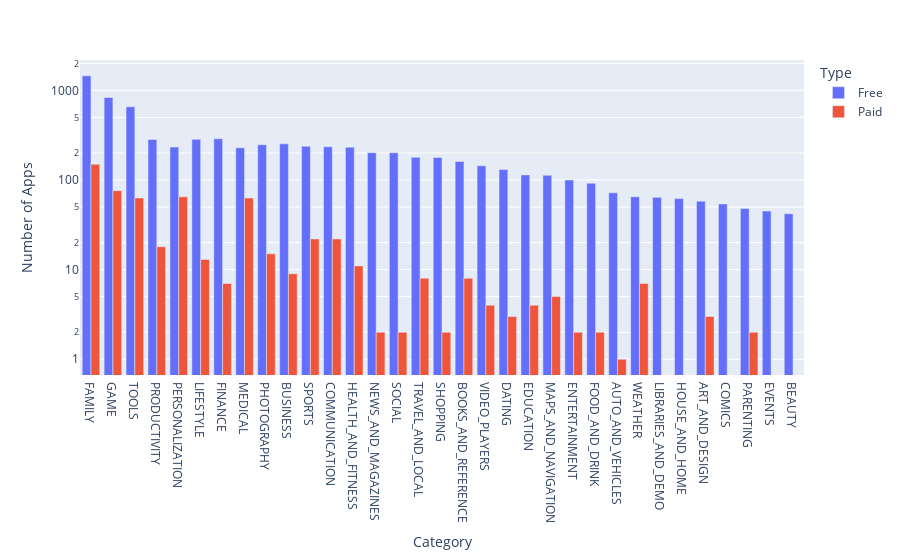

Notebook code for this chart:
### Markdown cell above
**Challenge**: Use the plotly express bar [chart examples](https://plotly.com/python/bar-charts/#bar-chart-with-sorted-or-ordered-categories) and the [.bar() API reference](https://plotly.com/python-api-reference/generated/plotly.express.bar.html#plotly.express.bar) to create this bar chart: 

<img src=https://imgur.com/LE0XCxA.png>

You'll want to use the `df_free_vs_paid` DataFrame that you created above that has the total number of free and paid apps per category. 

See if you can figure out how to get the look above by changing the `categoryorder` to 'total descending' as outlined in the documentation here [here](https://plotly.com/python/categorical-axes/#automatically-sorting-categories-by-name-or-total-value).

### Code cell
bar = px.bar(df_free_vs_clean,x='Category',y='App',color='Type',barmode='group')
bar.update_layout(xaxis_title='Category',yaxis_title='Number of Apps', xaxis={'categoryorder':'total descending'},yaxis=dict(type='log') )
bar.show()

### Figure 1 — Plotly figure (JSON) as saved in the notebook; plotly's stock layout.template omitted (floating-point values rounded to 4 significant figures)
{"data": [{"alignmentgroup": "True", "hovertemplate": "Type=Free<br>Category=%{x}<br>App=%{y}<extra></extra>", "legendgroup": "Free", "marker": {"color": "#636efa", "pattern": {"shape": ""}}, "name": "Free", "offsetgroup": "Free", "orientation": "v", "showlegend": true, "textposition": "auto", "type": "bar", "x": ["ART_AND_DESIGN", "AUTO_AND_VEHICLES", "BEAUTY", "BOOKS_AND_REFERENCE", "BUSINESS", "COMICS", "COMMUNICATION", "DATING", "EDUCATION", "ENTERTAINMENT", "EVENTS", "FAMILY", "FINANCE", "FOOD_AND_DRINK", "GAME", "HEALTH_AND_FITNESS", "HOUSE_AND_HOME", "LIBRARIES_AND_DEMO", "LIFESTYLE", "MAPS_AND_NAVIGATION", "MEDICAL", "NEWS_AND_MAGAZINES", "PARENTING", "PERSONALIZATION", "PHOTOGRAPHY", "PRODUCTIVITY", "SHOPPING", "SOCIAL", "SPORTS", "TOOLS", "TRAVEL_AND_LOCAL", "VIDEO_PLAYERS", "WEATHER"], "xaxis": "x", "y": [58, 72, 42, 161, 253, 54, 235, 131, 114, 100, 45, 1456, 289, 92, 834, 232, 62, 64, 284, 113, 229, 202, 48, 233, 248, 283, 178, 201, 238, 656, 179, 144, 65], "yaxis": "y"}, {"alignmentgroup": "True", "hovertemplate": "Type=Paid<br>Category=%{x}<br>App=%{y}<extra></extra>", "legendgroup": "Paid", "marker": {"color": "#EF553B", "pattern": {"shape": ""}}, "name": "Paid", "offsetgroup": "Paid", "orientation": "v", "showlegend": true, "textposition": "auto", "type": "bar", "x": ["ART_AND_DESIGN", "AUTO_AND_VEHICLES", "BOOKS_AND_REFERENCE", "BUSINESS", "COMMUNICATION", "DATING", "EDUCATION", "ENTERTAINMENT", "FAMILY", "FINANCE", "FOOD_AND_DRINK", "GAME", "HEALTH_AND_FITNESS", "LIFESTYLE", "MAPS_AND_NAVIGATION", "MEDICAL", "NEWS_AND_MAGAZINES", "PARENTING", "PERSONALIZATION", "PHOTOGRAPHY", "PRODUCTIVITY", "SHOPPING", "SOCIAL", "SPORTS", "TOOLS", "TRAVEL_AND_LOCAL", "VIDEO_PLAYERS", "WEATHER"], "xaxis": "x", "y": [3, 1, 8, 9, 22, 3, 4, 2, 150, 7, 2, 76, 11, 13, 5, 63, 2, 2, 65, 15, 18, 2, 2, 22, 63, 8, 4, 7], "yaxis": "y"}], "layout": {"barmode": "group", "legend": {"title": {"text": "Type"}, "tracegroupgap": 0}, "margin": {"t": 60}, "xaxis": {"anchor": "y", "categoryorder": "total descending", "domain": [0, 1], "title": {"text": "Category"}}, "yaxis": {"anchor": "x", "domain": [0, 1], "title": {"text": "Number of Apps"}, "type": "log"}}}
